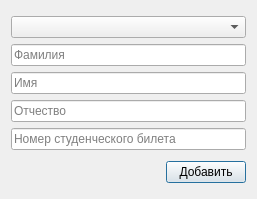
<?xml version="1.0" encoding="UTF-8"?>
<ui version="4.0">
 <class>AddStudentDialog</class>
 <widget class="QDialog" name="AddStudentDialog">
  <property name="geometry">
   <rect>
    <x>0</x>
    <y>0</y>
    <width>257</width>
    <height>199</height>
   </rect>
  </property>
  <property name="windowTitle">
   <string>Dialog</string>
  </property>
  <layout class="QGridLayout" name="gridLayout">
   <item row="0" column="0">
    <layout class="QVBoxLayout" name="verticalLayout">
     <item>
      <widget class="QComboBox" name="groupBox"/>
     </item>
     <item>
      <widget class="QLineEdit" name="lastNameLine">
       <property name="placeholderText">
        <string>Фамилия</string>
       </property>
      </widget>
     </item>
     <item>
      <widget class="QLineEdit" name="firstNameLine">
       <property name="placeholderText">
        <string>Имя</string>
       </property>
      </widget>
     </item>
     <item>
      <widget class="QLineEdit" name="patronymicLine">
       <property name="placeholderText">
        <string>Отчество</string>
       </property>
      </widget>
     </item>
     <item>
      <widget class="QLineEdit" name="studentIdCardLine">
       <property name="placeholderText">
        <string>Номер студенческого билета</string>
       </property>
      </widget>
     </item>
    </layout>
   </item>
   <item row="1" column="0">
    <layout class="QHBoxLayout" name="horizontalLayout">
     <item>
      <spacer name="horizontalSpacer">
       <property name="orientation">
        <enum>Qt::Horizontal</enum>
       </property>
       <property name="sizeHint" stdset="0">
        <size>
         <width>68</width>
         <height>20</height>
        </size>
       </property>
      </spacer>
     </item>
     <item>
      <widget class="QPushButton" name="addStudentButton">
       <property name="text">
        <string>Добавить</string>
       </property>
      </widget>
     </item>
    </layout>
   </item>
  </layout>
 </widget>
 <resources/>
 <connections/>
</ui>
